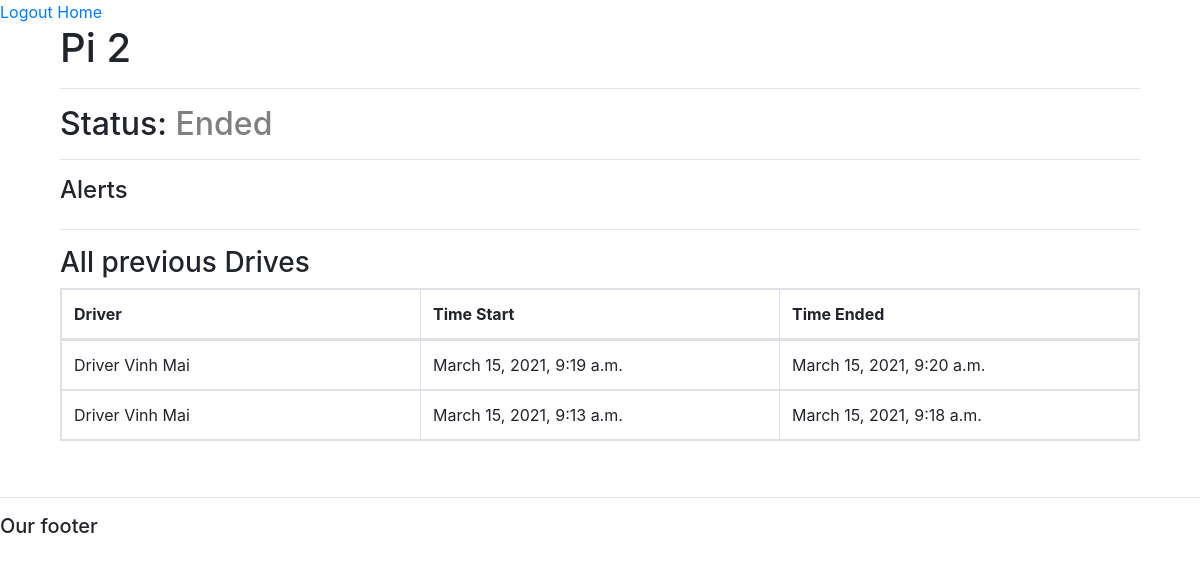
The page /drives/drives_of_pi/4/ on the database as committed earlier.
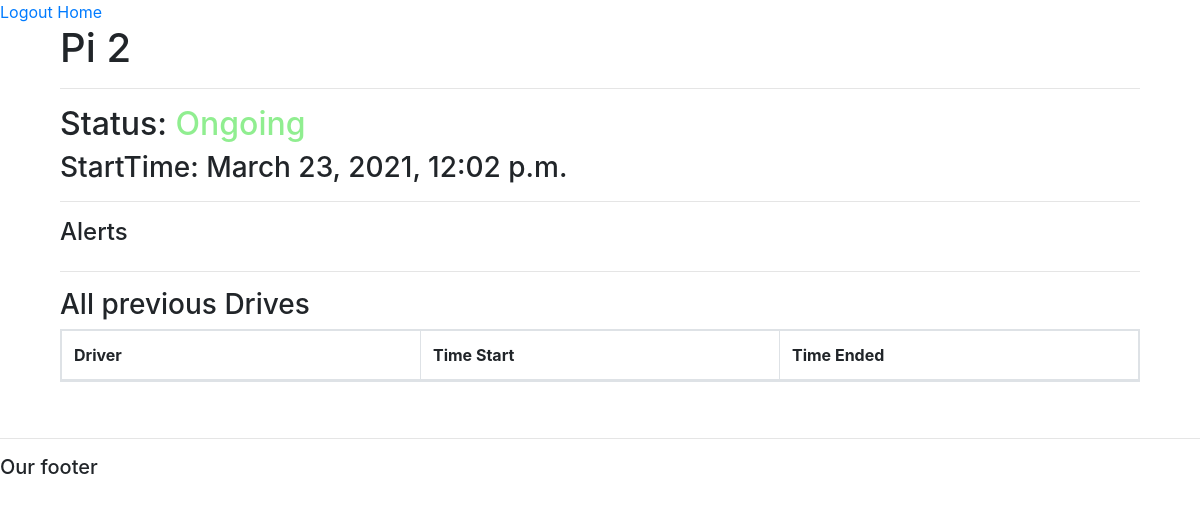
The same page on the database as committed later.
### accounts/models.py (models this page shows, shortened)
class RaspDevice(models.Model):
    STATUS = (
        ("online", "online"),
        ("offline", "offline"),
    )
    name = models.CharField(max_length=50)
    car = models.OneToOneField(Car, null=True, on_delete=models.SET_NULL)
    status = models.CharField(max_length=50, null=True, blank=True, choices=STATUS)
    lastActive = models.DateTimeField(null=True, blank=True)
    date_created = models.DateTimeField(auto_now_add=True)
    def __str__(self):
        return self.name

class Car(models.Model):
    name = models.CharField(max_length=50)
    driver = models.ForeignKey(Driver, null=True, on_delete=models.CASCADE)

class Driver(models.Model):
    profile = models.OneToOneField(Profile, null=True, on_delete=models.CASCADE)
    licenseDriver = models.CharField(max_length=10, null=True, blank=True)
    def __str__(self):
        return "Driver " + self.profile.name

class Profile(models.Model):
    ROLES = (
        ("admin", "admin"),
        ("driver", "driver"),
    )
    user = models.OneToOneField(User, null=True, blank=True, on_delete=models.CASCADE)
    name = models.CharField(max_length=50)
    phone = models.CharField(max_length=20, null=True, blank=True)
    role = models.CharField(max_length=20, choices=ROLES)
    email = models.CharField(max_length=30, null=True, blank=True)
    date_created = models.DateTimeField(auto_now_add=True)

### realtime/models.py (models this page shows, shortened)
class Drive(models.Model):
    STATUS = (
        ("ongoing", "ongoing"),
        ("ended", "ended"),
    )
    device = models.ForeignKey(RaspDevice, null=True, on_delete=models.CASCADE)
    startTime = models.DateTimeField(null=True)
    status = models.CharField(max_length=20, choices=STATUS)
    endTime = models.DateTimeField(null=True)

### realtime/views.py (the view)
# urls.py: path("drives_of_pi/<str:id>/", views.drivesOfPi, name="drivesOfPi"),
def drivesOfPi(request, id):
    piDevice = RaspDevice.objects.get(id=id)
    previousDrives = (
        piDevice.drive_set.all().filter(status="ended").order_by("-startTime")
    )
    onDrive = (
        piDevice.drive_set.all().get(status="ongoing")
        if piDevice.status == "online"
        else None
    )
    context = {"pi": piDevice, "previousDrives": previousDrives, "onDrive": onDrive}
    return render(request, "drivesOfPi.html", context)

### realtime/templates/drivesOfPi.html (shortened to what this page needs)
{% extends 'accounts/main.html' %} {% load static %} {% block content %}
<div class="container">
    <div class="container">
        <h1>{{ pi }}</h1>
        <hr>
        <div class="info">
            {% if pi.status == 'online' %}
            <h2>Status: <span style="color: lightgreen;">Ongoing</span></h2>
            <h3>StartTime: {{ onDrive.startTime }}</h3>
            {% else %}
            <h2>Status: <span style="color: gray;">Ended</span></h2>
            {% endif %}
        </div>
        <hr>
        <div class="alert-container">
            <h4>Alerts</h4>
        </div>
        <hr>
        <div class="historyTable">
            <h3>All previous Drives</h3>
            <div>
                <table class="table table-bordered">
                    <thead>
                        <tr>
                            <th scope="col">Driver</th>
                            <th scope="col">Time Start</th>
                            <th scope="col">Time Ended</th>
                        </tr>
                    </thead>
                    <tbody id="myTable">
                        {% for drive in previousDrives %}
                        <tr>
                            <td>{{ drive.device.car.driver }}</td>
                            <td>{{ drive.startTime }}</td>
                            <td>{{ drive.endTime }}</td>
                        </tr>
                        {% endfor %}
                    </tbody>
                </table>
            </div>
        </div>
    </div>
    <br>
</div>
{% endblock %}

### accounts/templates/accounts/main.html (shortened to what this page needs)
{% load static %}
<!DOCTYPE html>
<html>
<head>
    <link rel="stylesheet" href="https://stackpath.bootstrapcdn.com/bootstrap/4.3.1/css/bootstrap.min.css"
>
    <link rel="stylesheet" href="{% static '/css/main.css' %}">
    <link rel="stylesheet" href="{% static '/css/profile.css' %}">
    <link rel="stylesheet" href="https://stackpath.bootstrapcdn.com/bootstrap/4.1.3/css/bootstrap.min.css"
>
    <link rel="stylesheet" href="https://use.fontawesome.com/releases/v5.6.1/css/all.css"
>
</head>
<body>
    <span><a href="{% url 'logout' %}">Logout</a></span>
    <span><a href="{% url 'home' %}">Home</a></span>
    <div class="container-fluid">
        {% block content %}
        {% endblock %}
    </div>
</body>
<footer>
    <hr>
    <h5>Our footer</h5>
</footer>
</html>

### static/css/main.css (style rules this page uses)
body { margin: 0; padding: 0; height: 100vh; }

### static/css/profile.css (style rules this page uses)
body { background-color: #f9f9fa }

### realtime/templates/drivesOfPi.html (style rules this page uses)
table thead, table tbody tr { display: table; width: 100%; table-layout: fixed; }

Rows that differ between the two databases and show on the page:
removed Drive: device.car.driver "Driver Vinh Mai", startTime "March 15, 2021, 9:19 a.m.", endTime "March 15, 2021, 9:20 a.m."
removed Drive: device.car.driver "Driver Vinh Mai", startTime "March 15, 2021, 9:13 a.m.", endTime "March 15, 2021, 9:18 a.m."
changed RaspDevice "Pi 2": status "offline" → "online" (drawn)
added Drive: startTime "March 23, 2021, 12:02 p.m."
Other text that changed with them:
text no longer shown: "Ended"
text now shown: "Ongoing StartTime:"
